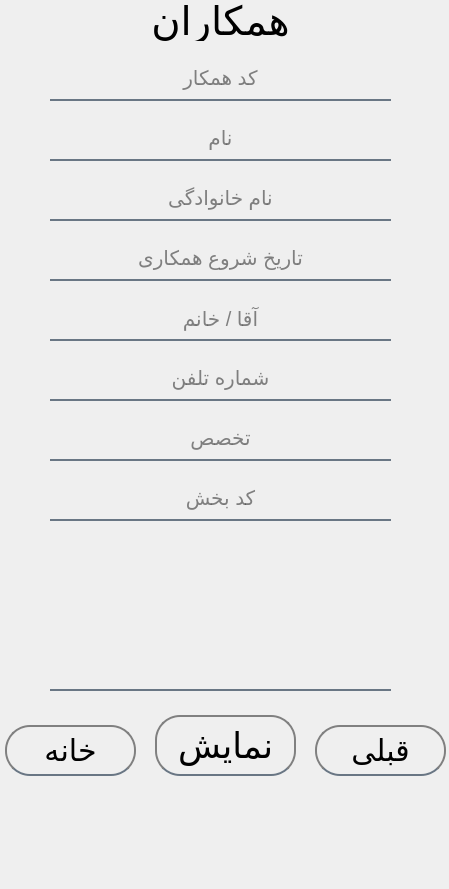
<?xml version="1.0" encoding="UTF-8"?>
<ui version="4.0">
 <class>MainWindow</class>
 <widget class="QMainWindow" name="MainWindow">
  <property name="geometry">
   <rect>
    <x>0</x>
    <y>0</y>
    <width>449</width>
    <height>889</height>
   </rect>
  </property>
  <property name="windowTitle">
   <string>MainWindow</string>
  </property>
  <widget class="QWidget" name="centralwidget">
   <widget class="QPushButton" name="but_display">
    <property name="geometry">
     <rect>
      <x>150</x>
      <y>710</y>
      <width>151</width>
      <height>71</height>
     </rect>
    </property>
    <property name="font">
     <font>
      <family>IRNazanin</family>
      <pointsize>30</pointsize>
      <weight>50</weight>
      <italic>false</italic>
      <bold>false</bold>
     </font>
    </property>
    <property name="styleSheet">
     <string notr="true">QPushButton {
    background-color: transparent; /* Transparent background */
    color: rgb(0,0,0); /* Text color */
    border: 2px solid gray; /* Border around the button */
    padding: 5px; /* Increased padding for better touch targets */
    border-radius: 25px; /* Rounded corners */
    margin: 5px; /* Uniform margin on all sides */
    font-size: 35px; /* Font size for better readability */
	font: 30pt &quot;IRNazanin&quot;;
border-bottom: 2px solid rgba(105,118,132,255);
}

QPushButton:hover {
    border-color: rgba(190, 190, 190, 0.7); /* Lighter border on hover */
    background-color: rgba(255, 255, 255, 0.1); /* Light background on hover for visual feedback */
}

QPushButton:pressed {
    background-color: rgba(255, 255, 255, 0.2); /* Darker background when pressed */
	font: 20pt &quot;Ubuntu&quot;;
    border-color: rgba(150, 150, 150, 0.8); /* Change border color when pressed */
}

QPushButton:disabled {
    color: rgba(255, 255, 255, 0.5); /* Lighter text color when disabled */
    border-color: rgba(190, 190, 190, 0.3); /* Lighter border when disabled */
}
</string>
    </property>
    <property name="text">
     <string>نمایش</string>
    </property>
   </widget>
   <widget class="QPushButton" name="but_home">
    <property name="geometry">
     <rect>
      <x>0</x>
      <y>720</y>
      <width>141</width>
      <height>61</height>
     </rect>
    </property>
    <property name="font">
     <font>
      <family>IRNazanin</family>
      <pointsize>-1</pointsize>
      <weight>50</weight>
      <italic>false</italic>
      <bold>false</bold>
     </font>
    </property>
    <property name="styleSheet">
     <string notr="true">QPushButton {
    background-color: transparent; /* Transparent background */
    color: rgb(0,0,0); /* Text color */
    border: 2px solid gray; /* Border around the button */
    padding: 5px; /* Increased padding for better touch targets */
    border-radius: 25px; /* Rounded corners */
    margin: 5px; /* Uniform margin on all sides */
    font-size: 35px; /* Font size for better readability */
	font: 30pt &quot;IRNazanin&quot;;
border-bottom: 2px solid rgba(105,118,132,255);
}

QPushButton:hover {
    border-color: rgba(190, 190, 190, 0.7); /* Lighter border on hover */
    background-color: rgba(255, 255, 255, 0.1); /* Light background on hover for visual feedback */
}

QPushButton:pressed {
    background-color: rgba(255, 255, 255, 0.2); /* Darker background when pressed */
	font: 20pt &quot;Ubuntu&quot;;
    border-color: rgba(150, 150, 150, 0.8); /* Change border color when pressed */
}

QPushButton:disabled {
    color: rgba(255, 255, 255, 0.5); /* Lighter text color when disabled */
    border-color: rgba(190, 190, 190, 0.3); /* Lighter border when disabled */
}
QPushButton {
    background-color: transparent; /* Transparent background */
    color: rgb(0,0,0); /* Text color */
    border: 2px solid gray; /* Border around the button */
    padding: 5px; /* Increased padding for better touch targets */
    border-radius: 25px; /* Rounded corners */
    margin: 5px; /* Uniform margin on all sides */
    font-size: 30px; /* Font size for better readability */
border-bottom: 2px solid rgba(105,118,132,255);
}

QPushButton:hover {
    border-color: rgba(190, 190, 190, 0.7); /* Lighter border on hover */
    background-color: rgba(255, 255, 255, 0.1); /* Light background on hover for visual feedback */
}

QPushButton:pressed {
    background-color: rgba(255, 255, 255, 0.2); /* Darker background when pressed */
	font: 20pt &quot;Ubuntu&quot;;
    border-color: rgba(150, 150, 150, 0.8); /* Change border color when pressed */
}

QPushButton:disabled {
    color: rgba(255, 255, 255, 0.5); /* Lighter text color when disabled */
    border-color: rgba(190, 190, 190, 0.3); /* Lighter border when disabled */
}
</string>
    </property>
    <property name="text">
     <string>خانه</string>
    </property>
   </widget>
   <widget class="QLineEdit" name="line_gender">
    <property name="geometry">
     <rect>
      <x>50</x>
      <y>300</y>
      <width>341</width>
      <height>41</height>
     </rect>
    </property>
    <property name="styleSheet">
     <string notr="true">background-color: rgba(0,0,0,0);
border: none;
border-bottom: 2px solid rgba(105,118,132,255);
color: rgba(10, 10, 10,250); 
padding-bottom: 3px;
font-size: 20px;
font: 20pt &quot;IRNazanin&quot;;
</string>
    </property>
    <property name="text">
     <string/>
    </property>
    <property name="alignment">
     <set>Qt::AlignCenter</set>
    </property>
    <property name="placeholderText">
     <string>آقا / خانم</string>
    </property>
    <property name="cursorMoveStyle">
     <enum>Qt::LogicalMoveStyle</enum>
    </property>
   </widget>
   <widget class="QLineEdit" name="line_lastname">
    <property name="geometry">
     <rect>
      <x>50</x>
      <y>180</y>
      <width>341</width>
      <height>41</height>
     </rect>
    </property>
    <property name="styleSheet">
     <string notr="true">background-color: rgba(0,0,0,0);
border: none;
border-bottom: 2px solid rgba(105,118,132,255);
color: rgba(10, 10, 10,250); 
padding-bottom: 3px;
font-size: 20px;
font: 20pt &quot;IRNazanin&quot;;
</string>
    </property>
    <property name="text">
     <string/>
    </property>
    <property name="alignment">
     <set>Qt::AlignCenter</set>
    </property>
    <property name="placeholderText">
     <string>نام خانوادگی</string>
    </property>
    <property name="cursorMoveStyle">
     <enum>Qt::LogicalMoveStyle</enum>
    </property>
   </widget>
   <widget class="QListWidget" name="list_display">
    <property name="geometry">
     <rect>
      <x>50</x>
      <y>540</y>
      <width>341</width>
      <height>151</height>
     </rect>
    </property>
    <property name="layoutDirection">
     <enum>Qt::RightToLeft</enum>
    </property>
    <property name="styleSheet">
     <string notr="true">background-color: rgba(0,0,0,0);
border: none;
border-bottom: 2px solid rgba(105,118,132,255);
color: rgba(10, 10, 10,250); 
padding-bottom: 3px;
font-size: 14px;
</string>
    </property>
   </widget>
   <widget class="QLabel" name="label_pic">
    <property name="geometry">
     <rect>
      <x>0</x>
      <y>0</y>
      <width>451</width>
      <height>891</height>
     </rect>
    </property>
    <property name="text">
     <string/>
    </property>
    <property name="pixmap">
     <pixmap>1.jpg</pixmap>
    </property>
    <property name="scaledContents">
     <bool>true</bool>
    </property>
   </widget>
   <widget class="QLineEdit" name="line_part">
    <property name="geometry">
     <rect>
      <x>50</x>
      <y>480</y>
      <width>341</width>
      <height>41</height>
     </rect>
    </property>
    <property name="styleSheet">
     <string notr="true">background-color: rgba(0,0,0,0);
border: none;
border-bottom: 2px solid rgba(105,118,132,255);
color: rgba(10, 10, 10,250); 
padding-bottom: 3px;
font-size: 20px;
font: 20pt &quot;IRNazanin&quot;;
</string>
    </property>
    <property name="text">
     <string/>
    </property>
    <property name="alignment">
     <set>Qt::AlignCenter</set>
    </property>
    <property name="placeholderText">
     <string>کد بخش</string>
    </property>
    <property name="cursorMoveStyle">
     <enum>Qt::LogicalMoveStyle</enum>
    </property>
   </widget>
   <widget class="QLabel" name="label_name">
    <property name="geometry">
     <rect>
      <x>20</x>
      <y>0</y>
      <width>401</width>
      <height>41</height>
     </rect>
    </property>
    <property name="font">
     <font>
      <family>IRNazanin</family>
      <pointsize>30</pointsize>
      <weight>50</weight>
      <italic>false</italic>
      <bold>false</bold>
     </font>
    </property>
    <property name="styleSheet">
     <string notr="true">color: rgb(0,0,0);
font: 30pt &quot;IRNazanin&quot;;</string>
    </property>
    <property name="text">
     <string>همکاران</string>
    </property>
    <property name="alignment">
     <set>Qt::AlignCenter</set>
    </property>
   </widget>
   <widget class="QPushButton" name="but_bake">
    <property name="geometry">
     <rect>
      <x>310</x>
      <y>720</y>
      <width>141</width>
      <height>61</height>
     </rect>
    </property>
    <property name="font">
     <font>
      <family>IRNazanin</family>
      <pointsize>-1</pointsize>
      <weight>50</weight>
      <italic>false</italic>
      <bold>false</bold>
     </font>
    </property>
    <property name="styleSheet">
     <string notr="true">QPushButton {
    background-color: transparent; /* Transparent background */
    color: rgb(0,0,0); /* Text color */
    border: 2px solid gray; /* Border around the button */
    padding: 5px; /* Increased padding for better touch targets */
    border-radius: 25px; /* Rounded corners */
    margin: 5px; /* Uniform margin on all sides */
    font-size: 35px; /* Font size for better readability */
	font: 30pt &quot;IRNazanin&quot;;
border-bottom: 2px solid rgba(105,118,132,255);
}

QPushButton:hover {
    border-color: rgba(190, 190, 190, 0.7); /* Lighter border on hover */
    background-color: rgba(255, 255, 255, 0.1); /* Light background on hover for visual feedback */
}

QPushButton:pressed {
    background-color: rgba(255, 255, 255, 0.2); /* Darker background when pressed */
	font: 20pt &quot;Ubuntu&quot;;
    border-color: rgba(150, 150, 150, 0.8); /* Change border color when pressed */
}

QPushButton:disabled {
    color: rgba(255, 255, 255, 0.5); /* Lighter text color when disabled */
    border-color: rgba(190, 190, 190, 0.3); /* Lighter border when disabled */
}
QPushButton {
    background-color: transparent; /* Transparent background */
    color: rgb(0,0,0); /* Text color */
    border: 2px solid gray; /* Border around the button */
    padding: 5px; /* Increased padding for better touch targets */
    border-radius: 25px; /* Rounded corners */
    margin: 5px; /* Uniform margin on all sides */
    font-size: 30px; /* Font size for better readability */
border-bottom: 2px solid rgba(105,118,132,255);
}

QPushButton:hover {
    border-color: rgba(190, 190, 190, 0.7); /* Lighter border on hover */
    background-color: rgba(255, 255, 255, 0.1); /* Light background on hover for visual feedback */
}

QPushButton:pressed {
    background-color: rgba(255, 255, 255, 0.2); /* Darker background when pressed */
	font: 20pt &quot;Ubuntu&quot;;
    border-color: rgba(150, 150, 150, 0.8); /* Change border color when pressed */
}

QPushButton:disabled {
    color: rgba(255, 255, 255, 0.5); /* Lighter text color when disabled */
    border-color: rgba(190, 190, 190, 0.3); /* Lighter border when disabled */
}
</string>
    </property>
    <property name="text">
     <string>قبلی</string>
    </property>
   </widget>
   <widget class="QLineEdit" name="line_expertise">
    <property name="geometry">
     <rect>
      <x>50</x>
      <y>420</y>
      <width>341</width>
      <height>41</height>
     </rect>
    </property>
    <property name="styleSheet">
     <string notr="true">background-color: rgba(0,0,0,0);
border: none;
border-bottom: 2px solid rgba(105,118,132,255);
color: rgba(10, 10, 10,250); 
padding-bottom: 3px;
font-size: 20px;
font: 20pt &quot;IRNazanin&quot;;
</string>
    </property>
    <property name="text">
     <string/>
    </property>
    <property name="alignment">
     <set>Qt::AlignCenter</set>
    </property>
    <property name="placeholderText">
     <string>تخصص</string>
    </property>
    <property name="cursorMoveStyle">
     <enum>Qt::LogicalMoveStyle</enum>
    </property>
   </widget>
   <widget class="QLineEdit" name="line_name">
    <property name="geometry">
     <rect>
      <x>50</x>
      <y>120</y>
      <width>341</width>
      <height>41</height>
     </rect>
    </property>
    <property name="styleSheet">
     <string notr="true">background-color: rgba(0,0,0,0);
border: none;
border-bottom: 2px solid rgba(105,118,132,255);
color: rgba(10, 10, 10,250); 
padding-bottom: 3px;
font-size: 20px;
font: 20pt &quot;IRNazanin&quot;;
</string>
    </property>
    <property name="alignment">
     <set>Qt::AlignCenter</set>
    </property>
    <property name="placeholderText">
     <string>نام</string>
    </property>
    <property name="cursorMoveStyle">
     <enum>Qt::VisualMoveStyle</enum>
    </property>
   </widget>
   <widget class="QLineEdit" name="line_phone">
    <property name="geometry">
     <rect>
      <x>50</x>
      <y>360</y>
      <width>341</width>
      <height>41</height>
     </rect>
    </property>
    <property name="styleSheet">
     <string notr="true">background-color: rgba(0,0,0,0);
border: none;
border-bottom: 2px solid rgba(105,118,132,255);
color: rgba(10, 10, 10,250); 
padding-bottom: 3px;
font-size: 20px;
font: 20pt &quot;IRNazanin&quot;;
</string>
    </property>
    <property name="text">
     <string/>
    </property>
    <property name="alignment">
     <set>Qt::AlignCenter</set>
    </property>
    <property name="placeholderText">
     <string>شماره تلفن</string>
    </property>
    <property name="cursorMoveStyle">
     <enum>Qt::LogicalMoveStyle</enum>
    </property>
   </widget>
   <widget class="QLineEdit" name="line_date">
    <property name="geometry">
     <rect>
      <x>50</x>
      <y>240</y>
      <width>341</width>
      <height>41</height>
     </rect>
    </property>
    <property name="styleSheet">
     <string notr="true">background-color: rgba(0,0,0,0);
border: none;
border-bottom: 2px solid rgba(105,118,132,255);
color: rgba(10, 10, 10,250); 
padding-bottom: 3px;
font-size: 20px;
font: 20pt &quot;IRNazanin&quot;;
</string>
    </property>
    <property name="text">
     <string/>
    </property>
    <property name="alignment">
     <set>Qt::AlignCenter</set>
    </property>
    <property name="placeholderText">
     <string>تاریخ شروع همکاری</string>
    </property>
    <property name="cursorMoveStyle">
     <enum>Qt::LogicalMoveStyle</enum>
    </property>
   </widget>
   <widget class="QLineEdit" name="line_employee">
    <property name="geometry">
     <rect>
      <x>50</x>
      <y>60</y>
      <width>341</width>
      <height>41</height>
     </rect>
    </property>
    <property name="sizePolicy">
     <sizepolicy hsizetype="Expanding" vsizetype="Fixed">
      <horstretch>0</horstretch>
      <verstretch>0</verstretch>
     </sizepolicy>
    </property>
    <property name="layoutDirection">
     <enum>Qt::LeftToRight</enum>
    </property>
    <property name="autoFillBackground">
     <bool>false</bool>
    </property>
    <property name="styleSheet">
     <string notr="true">background-color: rgba(0,0,0,0);
border: none;
border-bottom: 2px solid rgba(105,118,132,255);
color: rgba(10, 10, 10,250); 
padding-bottom: 3px;
font-size: 20px;
font: 20pt &quot;IRNazanin&quot;;
</string>
    </property>
    <property name="cursorPosition">
     <number>0</number>
    </property>
    <property name="alignment">
     <set>Qt::AlignCenter</set>
    </property>
    <property name="dragEnabled">
     <bool>false</bool>
    </property>
    <property name="placeholderText">
     <string>کد همکار</string>
    </property>
    <property name="cursorMoveStyle">
     <enum>Qt::VisualMoveStyle</enum>
    </property>
   </widget>
   <zorder>label_pic</zorder>
   <zorder>but_display</zorder>
   <zorder>but_home</zorder>
   <zorder>line_gender</zorder>
   <zorder>line_lastname</zorder>
   <zorder>list_display</zorder>
   <zorder>line_part</zorder>
   <zorder>label_name</zorder>
   <zorder>but_bake</zorder>
   <zorder>line_expertise</zorder>
   <zorder>line_name</zorder>
   <zorder>line_phone</zorder>
   <zorder>line_date</zorder>
   <zorder>line_employee</zorder>
  </widget>
 </widget>
 <resources/>
 <connections/>
</ui>
